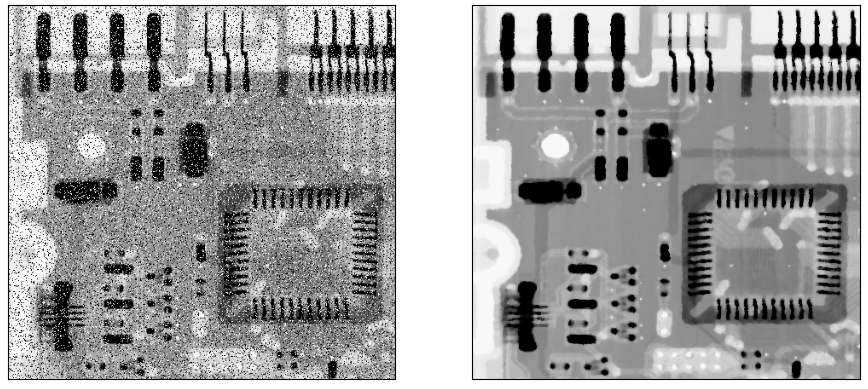
#> input picture seventh lab/2.png, 868 x 389 px
$ python task3.py
#> lines starting #> are read from the running program, lines starting #| are printed output that depends on the picture

import cv2
import numpy as np
import matplotlib.pyplot as plt

def add_gaussian_noise(image):
    row, col, ch = image.shape
    mean = 0
    var = 0.01
    sigma = var**0.5
    gauss = np.random.normal(mean, sigma, (row, col, ch))
    gauss = gauss.reshape(row, col, ch)
    noisy = image / 255.0 + gauss
    noisy = np.clip(noisy, 0, 1)
    return (noisy * 255).astype(np.uint8)

# 1. Load the clean image (Right half of 2.png)
img_path = '2.png'
full_img = cv2.imread(img_path)
#> full_img is the input picture: shape (389, 868, 3); min 0, max 255, mean 158.7

if full_img is None:
    print("Error: Image not found.")
    exit()

h, w, c = full_img.shape
#> h = 389; w = 868; c = 3
# The right half is the clean reference
clean_img = full_img[:, w//2:]
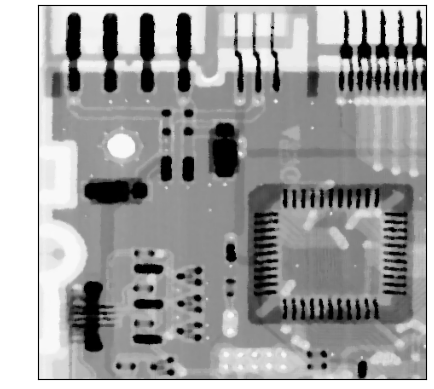
#> clean_img: shape (389, 434, 3); min 0, max 255, mean 160.4

# 2. Add Gaussian Noise (since Bilateral works best on Gaussian/Random noise, not Salt & Pepper)
noisy_img = add_gaussian_noise(clean_img)
#> in add_gaussian_noise, `noisy = image / 255.0 + gauss`:
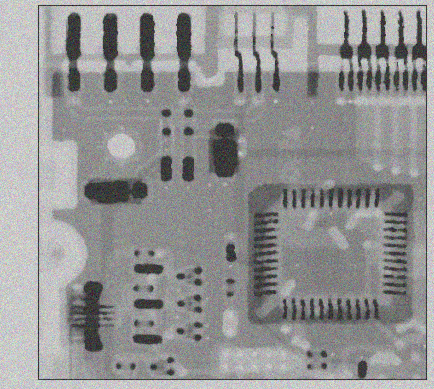
#> noisy: shape (389, 434, 3) float64; mean B, G, R 0.629, 0.63, 0.629; drawn with min black and max white
#> in add_gaussian_noise, `noisy = np.clip(noisy, 0, 1)`:
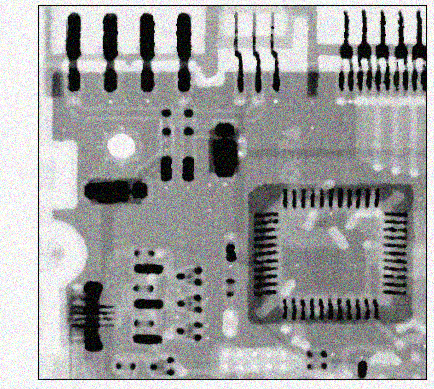
#> noisy: shape (389, 434, 3) float64; mean B, G, R 0.625, 0.625, 0.625

# 3. Apply Edge-Preserving Filters

# Filter A: Bilateral Filter
# Arguments: src, d (diameter), sigmaColor, sigmaSpace
# sigmaColor: standard deviation in the color space (how different colors must be to NOT mix)
# sigmaSpace: standard deviation in the coordinate space (how far pixels can be to influence each other)
bilateral = cv2.bilateralFilter(noisy_img, 9, 75, 75)

# Filter B: Non-Local Means Denoising (NLM)
# A more advanced technique that looks for similar patches across the image
nlm = cv2.fastNlMeansDenoisingColored(noisy_img, None, 10, 10, 7, 21)
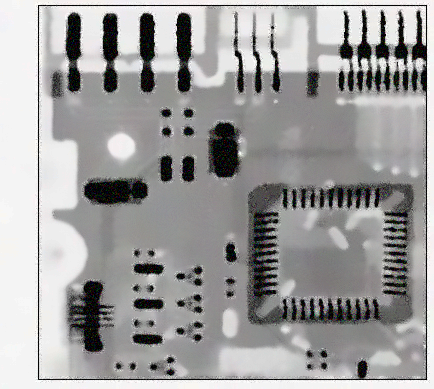
#> nlm: shape (389, 434, 3); mean B, G, R 157.9, 158.3, 159.1

# Comparison: Gaussian Blur (Standard, non-edge-preserving)
gaussian_blur = cv2.GaussianBlur(noisy_img, (9, 9), 2)
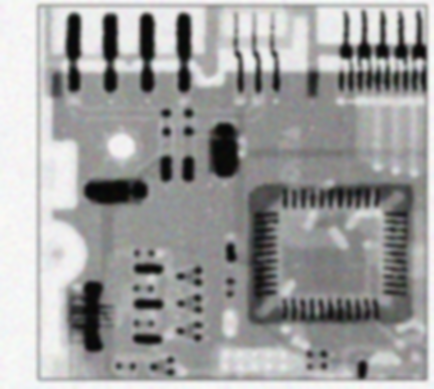
#> gaussian_blur: shape (389, 434, 3); mean B, G, R 159, 159, 158.9

# 4. Save and Compare
cv2.imwrite('task3_noise.png', noisy_img)
cv2.imwrite('task3_bilateral.png', bilateral)
cv2.imwrite('task3_nlm.png', nlm)
cv2.imwrite('task3_gaussian_blur.png', gaussian_blur)

print("Images saved: task3_noise.png, task3_bilateral.png, task3_nlm.png, task3_gaussian_blur.png")

# Justification Output
print("\n--- Justification ---")
print("1. Bilateral Filter: It smoothes images while preserving edges, by means of a nonlinear combination of nearby image values.")
print("   It weights pixels based on both spatial distance and intensity difference. Large intensity differences (edges) result in low weights, thus preserving the edge.")
print("2. Non-Local Means (NLM): It replaces a pixel with an average of all pixels in the image that have a similar neighborhood.")
print("   This is very effective at preserving textures and edges while reducing noise.")

$ run again, with seventh lab/foreground.jpeg saved as seventh lab/2.png
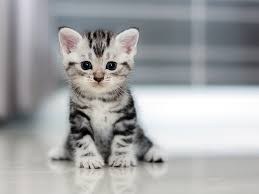
#> input picture seventh lab/foreground.jpeg, 259 x 194 px
#> full_img is the input picture: shape (194, 259, 3); mean B, G, R 165.5, 164.2, 162.9
#> in add_gaussian_noise, `noisy = np.clip(noisy, 0, 1)`:
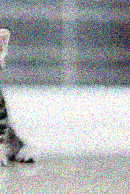
#> noisy: shape (194, 130, 3) float64; mean B, G, R 0.689, 0.678, 0.665
#> `gaussian_blur = cv2.GaussianBlur(noisy_img, (9, 9), 2)`:
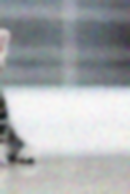
#> gaussian_blur: shape (194, 130, 3); mean B, G, R 175.2, 172.5, 169
